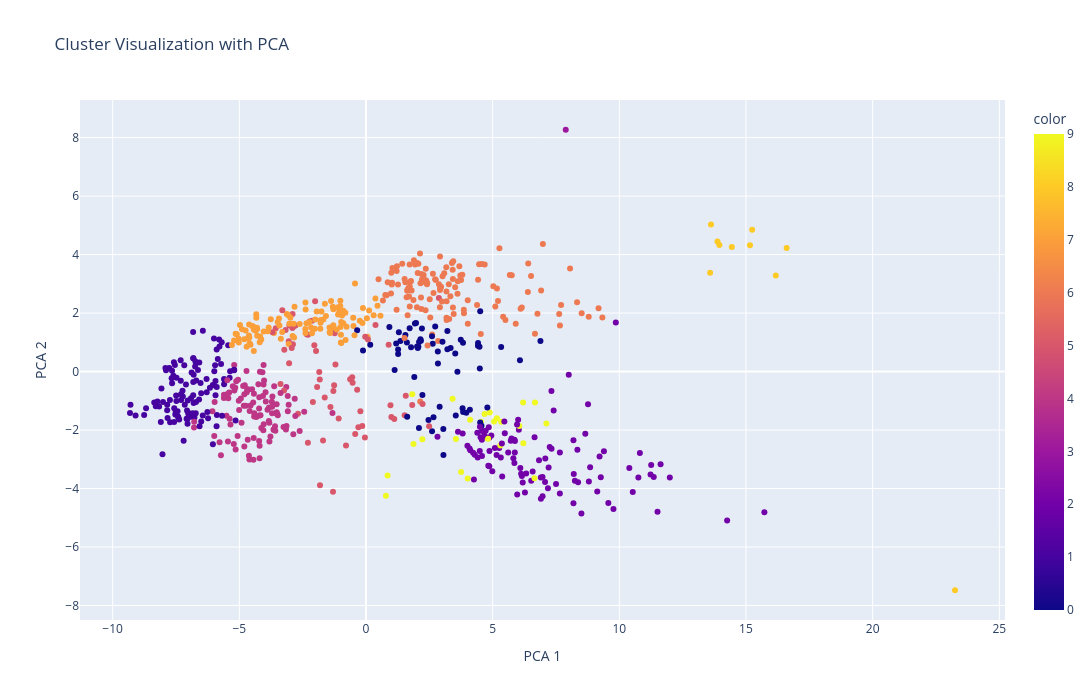

Write notebook code for a chart like this one.
### Code cell
def visualize_clusters(data_to_cluster, clusters, plotly=False, data_names=None):

    # Führe PCA durch
    pca = PCA(n_components=2)
    pca_result = pca.fit_transform(data_to_cluster.dropna())


    if plotly:
        # Visualisierung mit Plotly
        fig = px.scatter(
            x=pca_result[:, 0],
            y=pca_result[:, 1],
            color=clusters,
            labels={"x": "PCA 1", "y": "PCA 2"},
            hover_name=data_names,
            title="Cluster Visualization with PCA",
            height=700,
            width=1100,
        )
        fig.show()
        return


    # Visualisierung mit Matplotlib
    fig, ax = plt.subplots(figsize=(10, 7))
    scatter = ax.scatter(
        pca_result[:, 0],
        pca_result[:, 1],
        c=clusters[~data_to_cluster.isna().any(axis=1)],
        cmap='viridis',
        alpha=0.7
    )
    ax.set_xlabel("t-SNE 1")
    ax.set_ylabel("t-SNE 2")
    ax.set_title("Cluster Visualization")
    plt.colorbar(scatter, ax=ax, label="Cluster")
    plt.show()


visualize_clusters(data_to_cluster, cluster_dict[("KMeans", 10)], plotly=True, data_names=df[not_na]["city"])

### Figure 1 — Plotly figure (JSON) as saved in the notebook; plotly's stock layout.template omitted (floating-point values rounded to 4 significant figures; data arrays with more than 128 entries replaced by an {"elided": "..."} marker saying what was removed)
{"data": [{"hovertemplate": "<b>%{hovertext}</b><br><br>PCA 1=%{x}<br>PCA 2=%{y}<br>color=%{marker.color}<extra></extra>", "hovertext": {"elided": "722 str values"}, "legendgroup": "", "marker": {"color": {"elided": "722 int values"}, "coloraxis": "coloraxis", "symbol": "circle"}, "mode": "markers", "name": "", "orientation": "v", "showlegend": false, "type": "scatter", "x": {"elided": "722 float values"}, "xaxis": "x", "y": {"elided": "722 float values"}, "yaxis": "y"}], "layout": {"coloraxis": {"colorbar": {"title": {"text": "color"}}, "colorscale": [[0, "#0d0887"], [0.1111, "#46039f"], [0.2222, "#7201a8"], [0.3333, "#9c179e"], [0.4444, "#bd3786"], [0.5556, "#d8576b"], [0.6667, "#ed7953"], [0.7778, "#fb9f3a"], [0.8889, "#fdca26"], [1, "#f0f921"]]}, "height": 700, "legend": {"tracegroupgap": 0}, "title": {"text": "Cluster Visualization with PCA"}, "width": 1100, "xaxis": {"anchor": "y", "domain": [0, 1], "title": {"text": "PCA 1"}}, "yaxis": {"anchor": "x", "domain": [0, 1], "title": {"text": "PCA 2"}}}}
